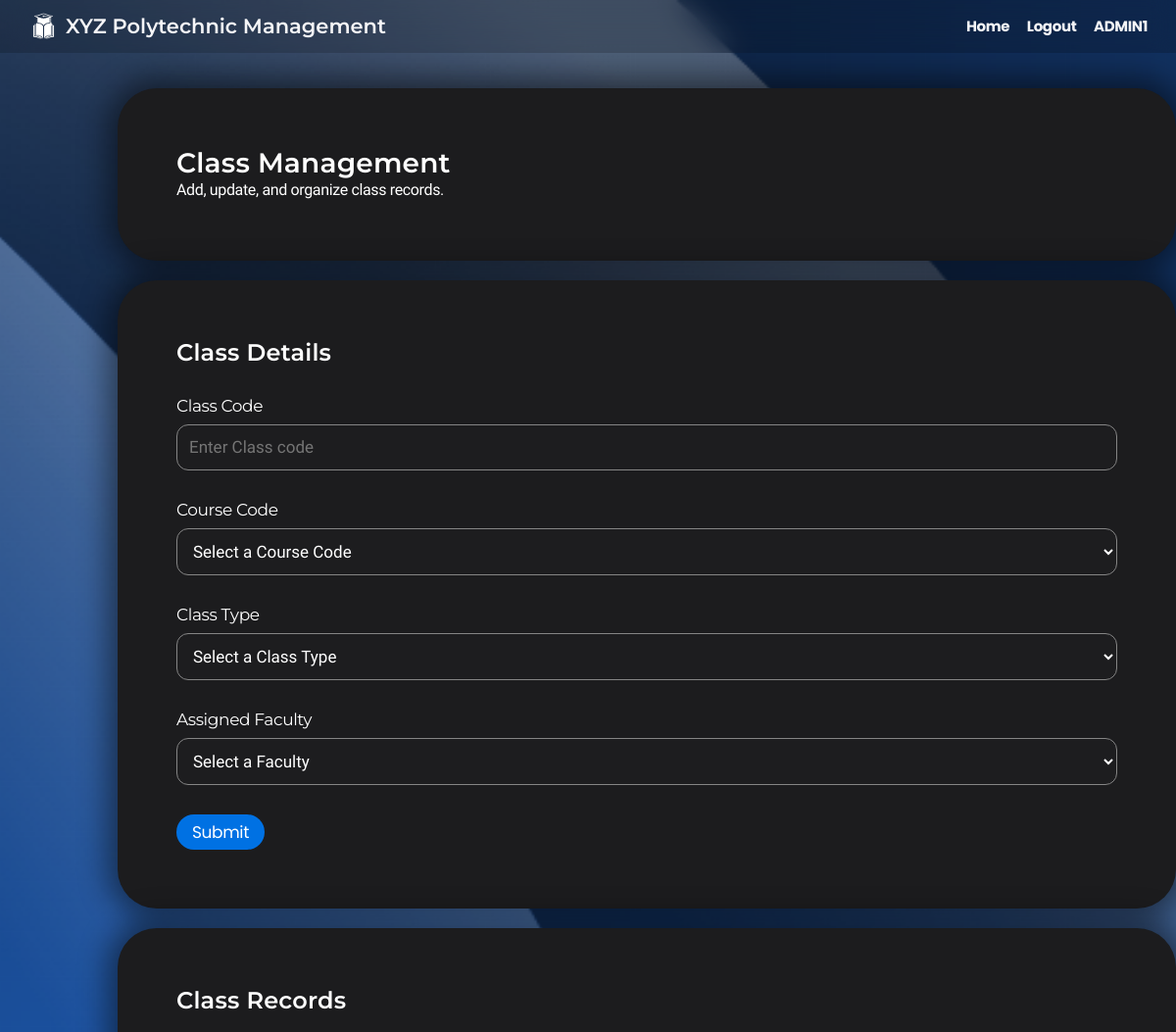
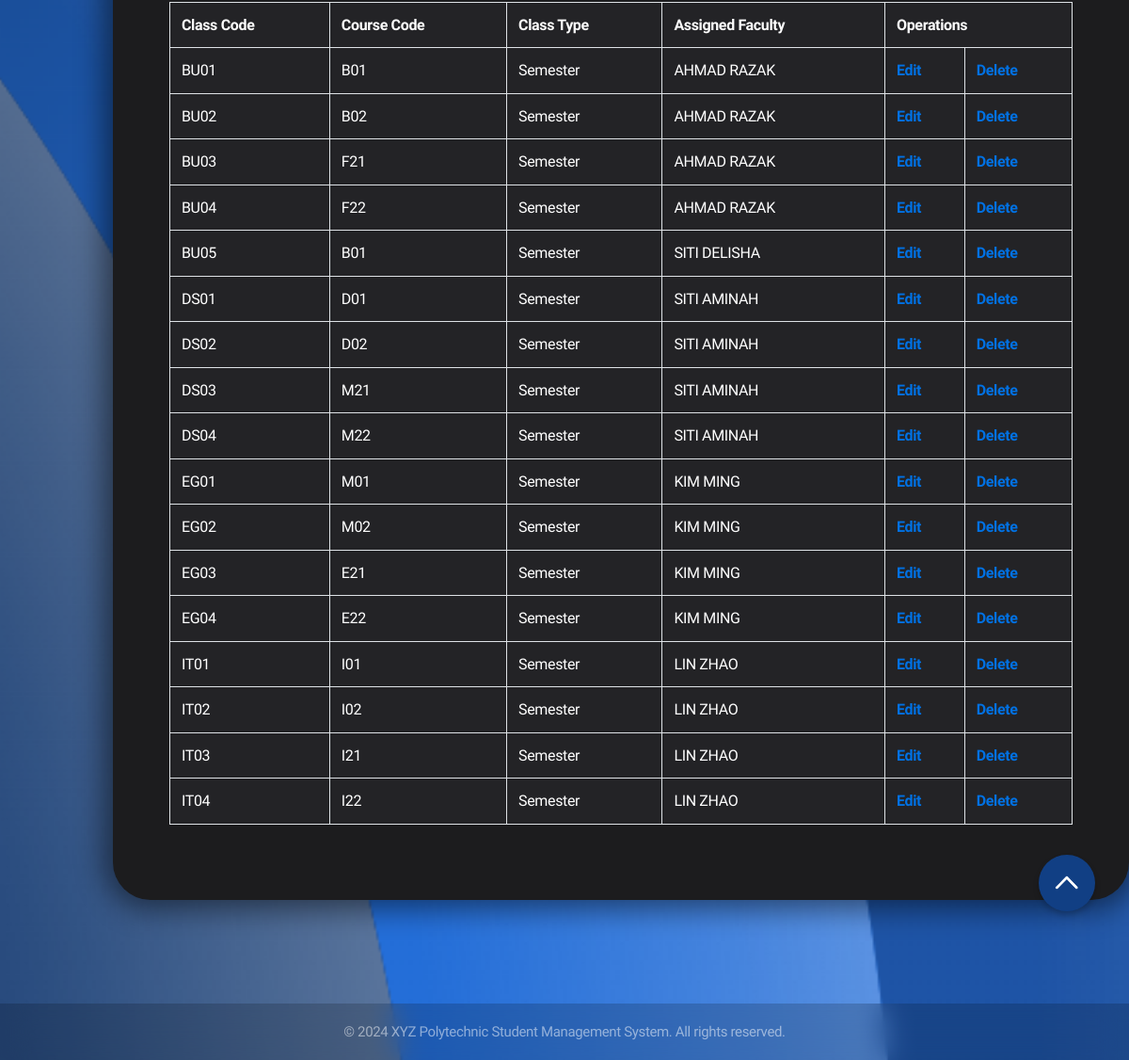
Page /CRUD2/admin_class_create_form.php (signed in) on the committed database (2 pictures, top to bottom).
### tables this page shows
CREATE TABLE `class` (
  `class_code` varchar(4) NOT NULL,
  `course_code` varchar(3) NOT NULL,
  `class_type` enum('Semester','Term') NOT NULL,
  `faculty_identification_code` varchar(4) NOT NULL
);

### CRUD2/admin_class_create_form.php (the view, shortened to what this page needs)
<?php
$con = mysqli_connect("localhost", "root", "", "xyz polytechnic");
$full_name = isset($_SESSION['session_full_name']) ? $_SESSION['session_full_name'] : "";
?>
<!DOCTYPE html>
<html lang="en">
<head>
    <link rel="stylesheet" href="../styles.css">
</head>
<body>
    <div class="navbar">
        <div class="navbar-brand">
            <img src="../logo.png" alt="XYZ Polytechnic Logo" class="school-logo">
            <h1>XYZ Polytechnic Management</h1>
        </div>
        <nav>
            <a href="../admin_dashboard.php">Home</a>
            <a href="../logout.php">Logout</a>
            <a><?php echo htmlspecialchars($full_name); ?></a>
        </nav>
    </div>
    <div class="container">
        <div class="card">
            <h2>Class Management</h2>
            <p>Add, update, and organize class records.</p>
        </div>
        <div class="card">
            <h3>Class Details</h3>
            <form method="POST" action="admin_class_create.php">
                <div class="form-group">
                    <label class="label" for="class_code">Class Code</label>
                    <input type="text" name="class_code" placeholder="Enter Class code" required >
                </div>
                <div class="form-group">
                    <label class="label" for="course_code">Course Code</label>
                    <select name="course_code" required>
                        <option value="" disabled selected>Select a Course Code</option>
                    </select>
                </div>
                <div class="form-group">
                    <label class="label" for="class_type">Class Type</label>
                    <select name="class_type" required>
                        <option value="" disabled selected>Select a Class Type</option>
                    </select>
                </div>
                <div class="form-group">
                    <label class="label" for="faculty_identification_code">Assigned Faculty</label>
                    <select name="faculty_identification_code" required>
                        <option value="" disabled selected>Select a Faculty</option>
                    </select>
                </div>
                <button type="submit">Submit</button>
            </form>
        </div>
        <div class="card">
            <h3>Class Records</h3>
            <button id="scrollToTop" class="button" onclick="scroll_to_top()"><img src="../scroll_up.png" alt="Scroll to top"></button>
            <?php
            $faculty_map_query = "SELECT f.faculty_identification_code, u.full_name
                                 FROM faculty f
                                 JOIN user u ON f.faculty_identification_code = u.identification_code";
            $faculty_map_result = mysqli_query($con, $faculty_map_query);
            $faculty_map = [];
            if ($faculty_map_result && mysqli_num_rows($faculty_map_result) > 0) {
                while ($row = mysqli_fetch_assoc($faculty_map_result)) {
                    $faculty_map[$row['faculty_identification_code']] = $row['full_name'];
                }
            }
            $class_query = "SELECT * FROM class";
            $class_result = mysqli_query($con, $class_query);
            echo '<table border="1" bgcolor="white" align="center">';
            echo '<tr><th>Class Code</th><th>Course Code</th><th>Class Type</th><th>Assigned Faculty</th><th colspan="2">Operations</th></tr>';
            while ($class_row = mysqli_fetch_assoc($class_result)) {
                $faculty_name = isset($faculty_map[$class_row['faculty_identification_code']])
                    ? $faculty_map[$class_row['faculty_identification_code']]
                    : "Unknown Faculty";
                echo '<tr>';
                echo '<td>' . htmlspecialchars($class_row['class_code']) . '</td>';
                echo '<td>' . htmlspecialchars($class_row['course_code']) . '</td>';
                echo '<td>' . htmlspecialchars($class_row['class_type']) . '</td>';
                echo '<td>' . htmlspecialchars($faculty_name) . '</td>';
                echo '<td> <a href="admin_class_update_form.php?class_code=' . htmlspecialchars($class_row['class_code']) . '">Edit</a> </td>';
                echo '<td> <a href="admin_class_delete.php?class_code=' . htmlspecialchars($class_row['class_code']) . '&csrf_token=' . $_SESSION['csrf_token'] . '">Delete</a> </td>';
                echo '</tr>';
            }
            echo '</table>';
            ?>
        </div>
    </div>
    <footer class="footer">
        <p>&copy; 2024 XYZ Polytechnic Student Management System. All rights reserved.</p>
    </footer>
</body>
</html>

### styles.css (style rules this page uses)
* { margin: 0; padding: 0; box-sizing: border-box; }
body { font-family: 'Nunito Sans', sans-serif; line-height: 1.47059; font-weight: 400; letter-spacing: -.022em; background-image: url('background.png'); background-size: cover; background-position: center; background-repeat: no-repeat; background-attachment: fixed; background-color: #1c1c1e; color: #ffffff; min-height: 100vh; display: flex; flex-direction: column; -webkit-font-smoothing: antialiased; }
h1, h2, h3, h4, h5, h6 { font-family: 'Montserrat', sans-serif; font-weight: 600; }
h1 { font-size: 40px; line-height: 1.1; letter-spacing: 0; }
h2 { font-size: 28px; line-height: 1.14286; letter-spacing: .007em; }
h3 { font-size: 24px; line-height: 1.16667; letter-spacing: .009em; }
button, .button { font-family: 'Poppins', sans-serif; background-color: #0071e3; color: #fff; font-size: 17px; line-height: 1.17648; font-weight: 400; letter-spacing: -.022em; padding: 8px 16px; border-radius: 980px; border: none; cursor: pointer; transition: all 0.3s ease; }
a { color: #0071e3; margin-top: 20px; text-decoration: none; font-weight: bold; }
.navbar { background: #0000002d; backdrop-filter: saturate(100%) blur(15px); position: fixed; top: 0px; left: 0; right: 0; z-index: 9999; height: 54px; display: flex; align-items: center; justify-content: space-between; padding: 0 22px; }
.navbar-brand { display: flex; align-items: center; }
.navbar-brand h1 { color: #f5f5f7; font-size: 21px; margin: 0; }
.navbar a { font-family: 'Poppins', sans-serif; color: #f5f5f7; font-size: 15px; text-decoration: none; padding: 0 7px; opacity: 1; transition: opacity 0.3s; }
.school-logo { height: 45px; width: 45px; }
.container { max-width: 1080px; justify-content: center; align-items: center; min-height: calc(90vh - 44px - 57px); width: 90%; margin: 30px auto; padding: 60px; }
.card { background: #1c1c1e; border-radius: 40px; padding: 60px; margin-bottom: 20px; box-shadow: 0 0 30px 10px rgba(0, 0, 0, 0.485); transition: transform 0.3s ease, box-shadow 0.3s ease; width: 1080px; }
.form-group { margin-top:30px; margin-bottom: 30px; }
.label { font-family: 'Montserrat', sans-serif; display: block; font-size: 17px; line-height: 1.23536; font-weight: 400; letter-spacing: -.022em; margin-bottom: 8px; color: #ffffff; }
input[type="text"], input[type="email"], input[type="password"], input[type="date"], select, textarea { font-family: 'Nunito Sans', sans-serif; width: 100%; padding: 12px; font-size: 17px; line-height: 1.23536; border: 1.6px solid #858585; border-radius: 12px; background-color: #1d1d1f; color: #ffffff; transition: border-color 0.3s ease; }
table { width: 100%; border: 1px solid #ffffff; border-collapse: collapse; margin-bottom: 20px; margin-top: 20px; }
table th, table td { font-family: 'Nunito Sans', sans-serif; padding: 12px; border: 1px solid #dee2e6; text-align: left; background: #232326; }
.footer { padding: 20px; text-align: center; font-size: 15px; line-height: 1.33337; margin-top: auto; background: #0000002d; backdrop-filter: saturate(100%) blur(15px); color: rgba(255, 255, 255, 0.5); }
#scrollToTop { position: fixed; top: 90%; right: 3%; z-index: 1000; width: 60px; height: 60px; background-color: #113f84; color: #fff; border-radius: 50%; box-shadow: 0 4px 6px rgba(0, 0, 0, 0.2); transition: all 0.3s ease; border: none; display: flex; align-items: center; justify-content: center; cursor: pointer; }
#scrollToTop img { width: 30px; height: auto; pointer-events: none; }

### rows in the picture
class: class_code "BU01", course_code "B01", class_type "Semester", faculty_identification_code "AHMAD RAZAK"
class: class_code "BU02", course_code "B02", class_type "Semester", faculty_identification_code "AHMAD RAZAK"
class: class_code "BU03", course_code "F21", class_type "Semester", faculty_identification_code "AHMAD RAZAK"
class: class_code "BU04", course_code "F22", class_type "Semester", faculty_identification_code "AHMAD RAZAK"
class: class_code "BU05", course_code "B01", class_type "Semester", faculty_identification_code "SITI DELISHA"
class: class_code "DS01", course_code "D01", class_type "Semester", faculty_identification_code "SITI AMINAH"
class: class_code "DS02", course_code "D02", class_type "Semester", faculty_identification_code "SITI AMINAH"
class: class_code "DS03", course_code "M21", class_type "Semester", faculty_identification_code "SITI AMINAH"
class: class_code "DS04", course_code "M22", class_type "Semester", faculty_identification_code "SITI AMINAH"
class: class_code "EG01", course_code "M01", class_type "Semester", faculty_identification_code "KIM MING"
class: class_code "EG02", course_code "M02", class_type "Semester", faculty_identification_code "KIM MING"
class: class_code "EG03", course_code "E21", class_type "Semester", faculty_identification_code "KIM MING"
class: class_code "EG04", course_code "E22", class_type "Semester", faculty_identification_code "KIM MING"
class: class_code "IT01", course_code "I01", class_type "Semester", faculty_identification_code "LIN ZHAO"
class: class_code "IT02", course_code "I02", class_type "Semester", faculty_identification_code "LIN ZHAO"
class: class_code "IT03", course_code "I21", class_type "Semester", faculty_identification_code "LIN ZHAO"
class: class_code "IT04", course_code "I22", class_type "Semester", faculty_identification_code "LIN ZHAO"

### other values in the picture
$full_name "ADMIN1"
